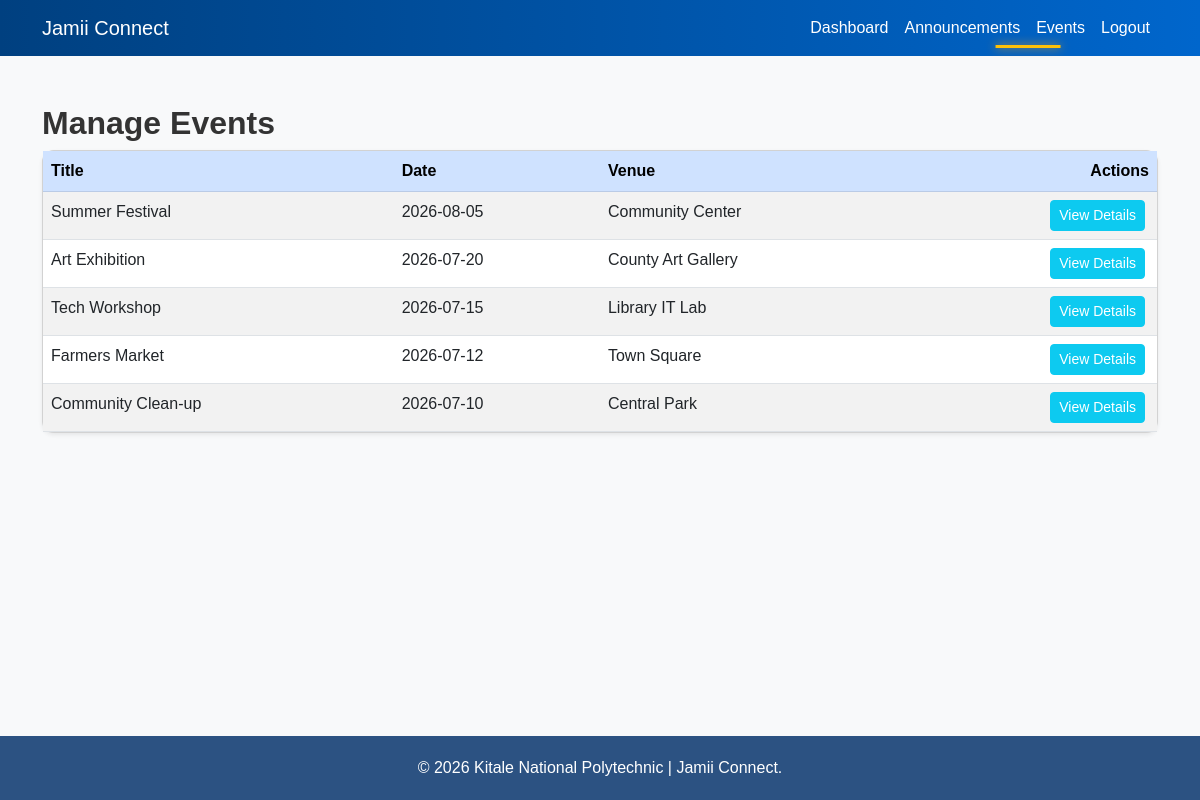
The app's page /events.php (signed in) with its own data.
### tables this page shows
CREATE TABLE `events` (
  `id` int(11) NOT NULL AUTO_INCREMENT,
  `title` varchar(200) NOT NULL,
  `description` text DEFAULT NULL,
  `event_date` date NOT NULL,
  `venue` varchar(200) DEFAULT NULL,
  `created_at` timestamp NOT NULL DEFAULT current_timestamp(),
  PRIMARY KEY (`id`)
);

### events.php (the view, shortened to what this page needs)
<?php
require_once 'db.php';
$conn->query("DELETE FROM events WHERE event_date < CURDATE()");
?>
<!DOCTYPE html>
<html lang="en">
<head>
    <link rel="stylesheet" href="css/bootstrap.min.css">
    <link rel="stylesheet" href="styles.css">
</head>
<body class="bg-light">
    <nav class="navbar navbar-expand-lg navbar-dark bg-primary">
      <div class="container">
        <a class="navbar-brand" href="index.php">Jamii Connect</a>
        <div class="collapse navbar-collapse" id="navbarNav">
          <ul class="navbar-nav ms-auto">
            <li class="nav-item"><a class="nav-link" href="dashboard.php">Dashboard</a></li>
            <li class="nav-item"><a class="nav-link" href="announcements.php">Announcements</a></li>
            <li class="nav-item"><a class="nav-link active" href="events.php">Events</a></li>
            <li class="nav-item"><a class="nav-link" href="logout.php">Logout</a></li>
          </ul>
        </div>
      </div>
    </nav>
    <div class="container mt-5 flex-grow-1">
        <h2>Manage Events</h2>
        <div class="row">
            <div class="<?php echo (isset($_SESSION['role']) && $_SESSION['role'] === 'admin') ? 'col-md-8' : 'col-md-12'; ?>">
                <div class="card shadow-sm">
                    <div class="card-body p-0 table-responsive">
                        <table class="table table-striped table-hover mb-0">
                            <thead class="table-primary">
                                <tr>
                                    <th>Title</th>
                                    <th>Date</th>
                                    <th>Venue</th>
                                    <th class="text-end">Actions</th>
                                </tr>
                            </thead>
                            <tbody>
                                <?php
                                $result = $conn->query('SELECT * FROM events ORDER BY event_date DESC');
                                if ($result->num_rows > 0) {
                                    while ($row = $result->fetch_assoc()) {
                                        echo '<tr>';
                                        echo '<td>' . htmlspecialchars($row['title']) . '</td>';
                                        echo '<td>' . htmlspecialchars($row['event_date']) . '</td>';
                                        echo '<td>' . htmlspecialchars($row['venue']) . '</td>';
                                        echo '<td class="text-end text-nowrap">';
                                        echo '<a href="event_details.php?id=' . $row['id'] . '" class="btn btn-sm btn-info me-1 text-white">View Details</a>';
                                        echo '</td>';
                                        echo '</tr>';
                                    }
                                } else {
                                    echo '<tr><td colspan="4" class="text-center">No events found.</td></tr>';
                                }
                                ?>
                            </tbody>
                        </table>
                    </div>
                </div>
            </div>
        </div>
    </div>
    <footer>
        <div class="container">
            <p class="mb-0">&copy; <?php echo date('Y'); ?> Kitale National Polytechnic | Jamii Connect.</p>
        </div>
    </footer>
</body>
</html>

### styles.css (style rules this page uses)
:root { --primary-color: #2c5282; --primary-hover: #1a365d; --secondary-color: #f8f9fa; --text-color: #2d3748; --accent-gold: #d69e2e; --accent-green: #38a169; --font-family: 'Roboto', 'Open Sans', 'Segoe UI', sans-serif; }
body { font-family: var(--font-family); color: var(--text-color); display: flex; flex-direction: column; min-height: 100vh; background-color: var(--secondary-color); }
h1, h2, h3, h4, h5, h6 { font-weight: 700; }
.bg-primary { background-color: var(--primary-color) !important; }
footer { background-color: var(--primary-color); color: white; text-align: center; padding: 20px 0; margin-top: auto; }
.navbar-nav .nav-link { position: relative; }
.navbar-nav .nav-link::after { content: ''; position: absolute; width: 0; height: 3px; bottom: 0; left: 50%; transform: translateX(-50%); background: linear-gradient(90deg, var(--accent-gold), var(--accent-green)); transition: width 0.3s ease, box-shadow 0.3s ease; }
.navbar-nav .nav-link:hover::after, .navbar-nav .nav-link.active::after { width: 100%; box-shadow: 0 0 10px var(--accent-gold); }
.navbar-collapse { transition: max-height 0.4s ease-in-out; }
body { font-family: 'Poppins', sans-serif; background: #f5f7fa; color: #333; }
.navbar { background: linear-gradient(90deg, #004080, #0066cc); }
.navbar .nav-link { color: #fff !important; position: relative; transition: color 0.3s ease; }
.navbar .nav-link::after { content: ''; position: absolute; bottom: 0; left: 0; width: 0%; height: 3px; background: #ffc107; transition: width 0.4s ease; }
.card { border-radius: 12px; transition: transform 0.4s ease, box-shadow 0.4s ease; }

### records on screen
events: title "Summer Festival", event_date "2026-08-05", venue "Community Center"
events: title "Art Exhibition", event_date "2026-07-20", venue "County Art Gallery"
events: title "Tech Workshop", event_date "2026-07-15", venue "Library IT Lab"
events: title "Farmers Market", event_date "2026-07-12", venue "Town Square"
events: title "Community Clean-up", event_date "2026-07-10", venue "Central Park"
